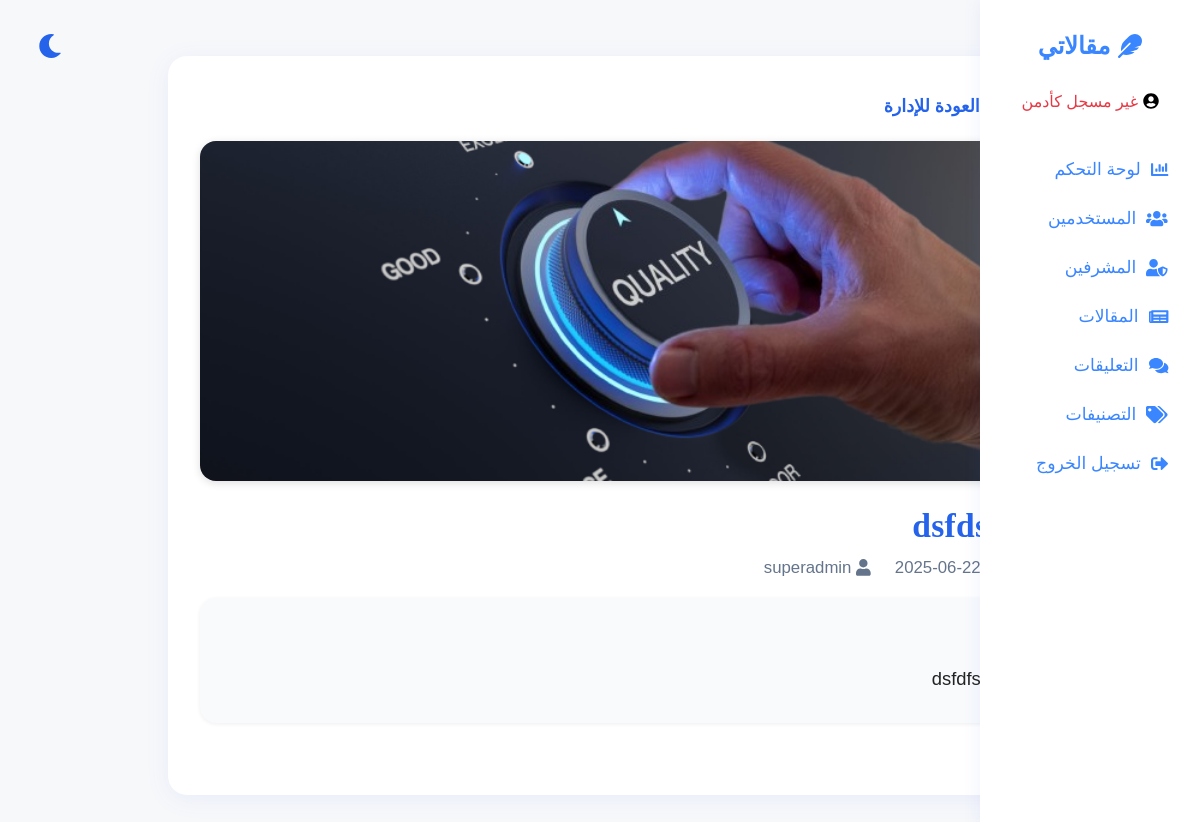
The page /admin/article_view.php?id=38 on the database its author committed.
### tables this page shows
CREATE TABLE `articles` (
  `id` int NOT NULL,
  `title` varchar(255) NOT NULL,
  `content` text NOT NULL,
  `image` varchar(100) DEFAULT NULL,
  `created_at` timestamp NOT NULL DEFAULT CURRENT_TIMESTAMP,
  `category_id` int DEFAULT NULL,
  `user_id` int DEFAULT NULL,
  `admin_id` int DEFAULT NULL
);

### admin/article_view.php (the view, shortened to what this page needs)
<?php
require_once '../db.php';
$id = intval($_GET['id']);
$stmt = $pdo->prepare("SELECT articles.*, categories.name AS category_name, COALESCE(admins.adminname, users.username) AS author_name
FROM articles
LEFT JOIN categories ON articles.category_id = categories.id
LEFT JOIN admins ON articles.admin_id = admins.id
LEFT JOIN users ON articles.user_id = users.id
WHERE articles.id = ?");
$stmt->execute([$id]);
$article = $stmt->fetch(PDO::FETCH_ASSOC);
?>
<!DOCTYPE html>
<html lang="ar" dir="rtl">
<head>
    <link rel="stylesheet" href="https://cdnjs.cloudflare.com/ajax/libs/font-awesome/5.15.1/css/all.min.css">
</head>
<body>
    <?php include 'sidebar.php'; ?>
    <div class="main-content">
    <button class="theme-toggle" aria-label="تبديل الوضع" type="button"><i class="fa fa-moon"></i></button>
    <div class="admin-article-container">
        <a href="manage_articles.php" class="admin-article-back"><i class="fa fa-arrow-right"></i> العودة للإدارة</a>
        <?php
            $imgSrc = $article['image'] ? '../uploads/articles/' . htmlspecialchars($article['image']) : 'https://source.unsplash.com/800x350/?arabic,writing,' . urlencode($article['category'] ?? 'article');
        ?>
        <div style="position:relative;">
            <img src="<?= $imgSrc ?>" alt="صورة المقال" class="admin-article-image">
        </div>
        <h1 class="admin-article-title"> <?= htmlspecialchars($article['title']) ?> </h1>
        <div class="admin-article-meta">
            <span><i class="fa fa-calendar-alt"></i> <?= htmlspecialchars(substr($article['created_at'],0,10)) ?></span>
            <span><i class="fa fa-user"></i> <?= htmlspecialchars($article['author_name'] ?: 'مجهول') ?></span>
        </div>
        <div class="admin-article-content">
            <?= nl2br(htmlspecialchars($article['content'])) ?>
        </div>
    </div>
    </div>
</body>
</html>

### admin/article_view.php (style rules this page uses)
body { background: #f7f8fa; font-family: 'Cairo', Tahoma, Arial, sans-serif; margin: 0; padding: 0; transition: background 0.2s, color 0.2s; }
.admin-article-container { max-width: 800px; margin: 3.5rem auto 2.5rem auto; background: #fff; border-radius: 1.2rem; box-shadow: 0 4px 24px #4262ed14; padding: 2.5rem 2rem 2.5rem 2rem; position: relative; }
.admin-article-image { width: 100%; max-height: 340px; object-fit: cover; border-radius: 1rem; margin-bottom: 1.2rem; box-shadow: 0 2px 8px #0002; background: #f1f5f9; display: block; }
.admin-article-title { font-family: 'Cairo', 'Merriweather', serif; font-size: 2.1rem; font-weight: bold; margin-bottom: 0.7rem; color: #2563EB; letter-spacing: 0.01em; line-height: 1.3; }
.admin-article-meta { color: #64748b; font-size: 1.05rem; margin-bottom: 1.2rem; display: flex; gap: 1.5rem; flex-wrap: wrap; align-items: center; }
.admin-article-content { font-size: 1.15rem; line-height: 2.1; color: #222; margin-bottom: 2rem; background: #f8fafc; padding: 1.5rem 1.2rem; border-radius: 1rem; box-shadow: 0 1px 4px #0001; word-break: break-word; white-space: pre-line; }
.admin-article-back { display: inline-block; margin-bottom: 1.5rem; color: #2563EB; font-weight: bold; text-decoration: none; font-size: 1.1rem; transition: color 0.2s; }
.theme-toggle { position: absolute; left: 2rem; top: 2rem; background: none; border: none; font-size: 1.5rem; color: #2563eb; cursor: pointer; z-index: 10; transition: color 0.2s; }

### rows shown on the page
articles: image (picture), title "dsfdsf", created_at "2025-06-22", content "dsfdfs"

### other values the page prints
$article['author_name'] ?: 'مجهول' "superadmin"
